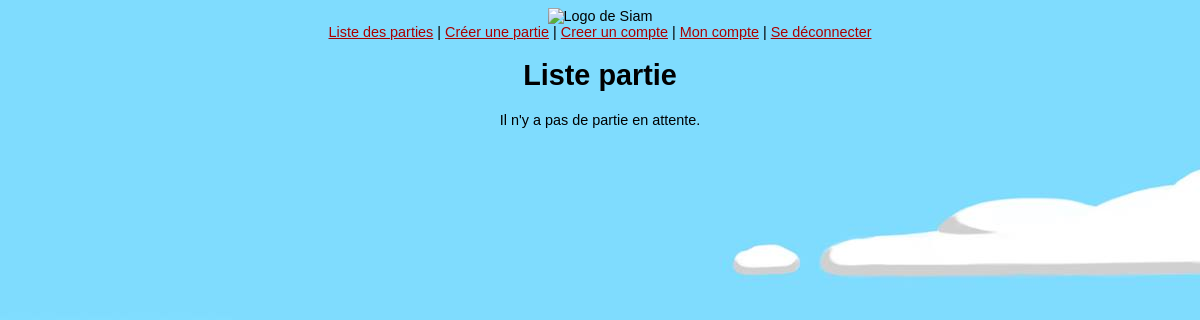
Page /ListePartie.php (signed in) on the earlier database version.
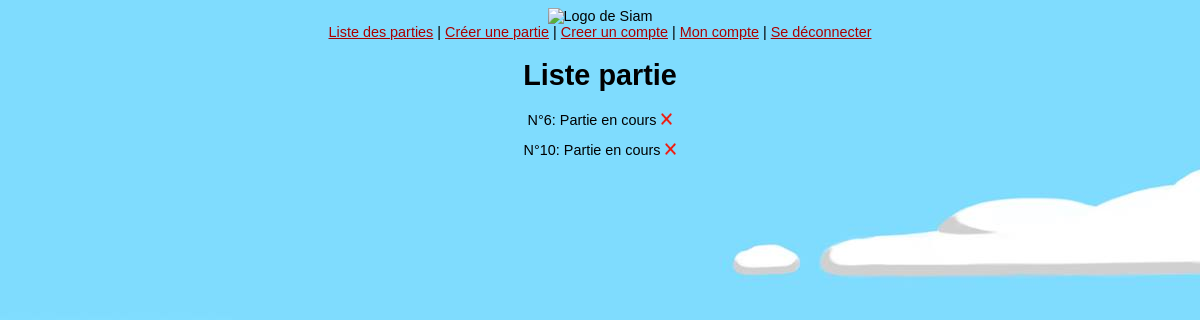
Same page on the later database version.
### tables this page shows
CREATE TABLE "Grille" ("idGrille" INTEGER PRIMARY KEY AUTOINCREMENT NOT NULL, "tour" INTEGER NOT NULL, "estPartie" BOOLEAN NOT NULL, "idPionJouer" INTEGER REFERENCES "Pion" ("idPion"), "estSelectPion" BOOLEAN, "joueurGagnant");

### bdd.php (called while the page is built, shortened)
<?php
    function selectTable($bd, $requete){
        return $bd->query($requete);
    }
    function listPartie($bd)
    {
        $sql = "SELECT idGrille, estPartie From Grille";
        return selectTable($bd, $sql);
    }
    function isAdmin($bd, $id){
        $requete = 'SELECT isAdmin From Joueur Where idJoueur="'.$id.'"';
        $result = $bd->query($requete);
        $resultat = $result->fetch(PDO::FETCH_ASSOC);
        return $resultat["isAdmin"] == "True";
    }
?>

### ListePartie.php (the view, shortened to what this page needs)
<?php
include("bdd.php");
$isAdmin = False;
$bd = connectBD("Siam");
if(isAdmin($bd, $_SESSION["id"])){
    $isAdmin = True;
}
?>
<!DOCTYPE html>
<html lang="fr">
    <?php include("header.php"); ?>
<body>
    <?php if($isAdmin) include("MenuHtmlAdmin.php"); else include("MenuHtmlUtilisateur.php"); ?>
    <h1>Liste partie</h1>
    <div>
        <?php
            if($isAdmin){
                $listPartie = listPartie($bd);
                $cpt = 0;
                while($row = $listPartie->fetch(PDO::FETCH_ASSOC))
                {
                    if($row["estPartie"] == "0")
                        echo "<p>N°".$row["idGrille"].": Partie en attente d'un joueur <a href=\"Rejoindre.php?grille=".$row["idGrille"]."\"  style=\"color:green;\">Rejoindre</a> <a href=\"SupprimerPartie.php?grille=".$row["idGrille"]."\" ><img src=\"ressources/supp.png\" height=\"1%\" width=\"1%\" alt=\"supprimer\"> </a></p>";
                    else if($row["estPartie"] == "2")
                        echo "<p>N°".$row["idGrille"].": Partie termine <a href=\"SupprimerPartie.php?grille=".$row["idGrille"]."\" ><img src=\"ressources/supp.png\" height=\"1%\" width=\"1%\" alt=\"supprimer\"> </a></p>";
                    else
                        echo "<p>N°".$row["idGrille"].": Partie en cours <a href=\"SupprimerPartie.php?grille=".$row["idGrille"]."\" ><img src=\"ressources/supp.png\" height=\"1%\" width=\"1%\" alt=\"supprimer\"> </a></p>";
                    $cpt++;
                }
                if($cpt == 0) echo "<p>Il n'y a pas de partie en attente.</p>";
            }
        ?>
    </div>
</body>
</html>

Differences in the rows shown:
added grille: idGrille "6", estPartie True (drawn)
added grille: idGrille "10", estPartie True (drawn)
Other differences:
text no longer shown: "Il n'y a pas de partie en attente."
